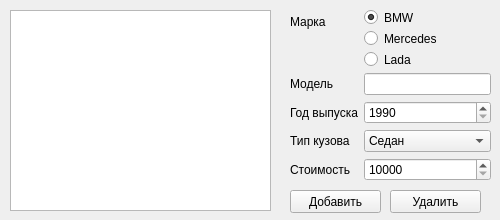
<?xml version="1.0" encoding="UTF-8"?>
<ui version="4.0">
 <class>MainWindow</class>
 <widget class="QMainWindow" name="MainWindow">
  <property name="geometry">
   <rect>
    <x>0</x>
    <y>0</y>
    <width>500</width>
    <height>220</height>
   </rect>
  </property>
  <property name="minimumSize">
   <size>
    <width>500</width>
    <height>220</height>
   </size>
  </property>
  <property name="maximumSize">
   <size>
    <width>500</width>
    <height>220</height>
   </size>
  </property>
  <property name="windowTitle">
   <string>MainWindow</string>
  </property>
  <widget class="QWidget" name="centralwidget">
   <widget class="QPushButton" name="addBtn">
    <property name="geometry">
     <rect>
      <x>290</x>
      <y>190</y>
      <width>91</width>
      <height>23</height>
     </rect>
    </property>
    <property name="text">
     <string>Добавить</string>
    </property>
   </widget>
   <widget class="QWidget" name="formLayoutWidget">
    <property name="geometry">
     <rect>
      <x>290</x>
      <y>10</y>
      <width>201</width>
      <height>171</height>
     </rect>
    </property>
    <layout class="QFormLayout" name="formLayout">
     <item row="0" column="0">
      <widget class="QLabel" name="label_2">
       <property name="text">
        <string>Марка</string>
       </property>
      </widget>
     </item>
     <item row="0" column="1">
      <layout class="QVBoxLayout" name="radio">
       <item>
        <widget class="QRadioButton" name="radioButton_2">
         <property name="text">
          <string>BMW</string>
         </property>
         <property name="checked">
          <bool>true</bool>
         </property>
        </widget>
       </item>
       <item>
        <widget class="QRadioButton" name="radioButton_3">
         <property name="text">
          <string>Mercedes</string>
         </property>
         <property name="checked">
          <bool>false</bool>
         </property>
        </widget>
       </item>
       <item>
        <widget class="QRadioButton" name="radioButton">
         <property name="text">
          <string>Lada</string>
         </property>
        </widget>
       </item>
      </layout>
     </item>
     <item row="1" column="0">
      <widget class="QLabel" name="label_6">
       <property name="text">
        <string>Модель</string>
       </property>
      </widget>
     </item>
     <item row="1" column="1">
      <widget class="QLineEdit" name="model"/>
     </item>
     <item row="2" column="0">
      <widget class="QLabel" name="label_3">
       <property name="text">
        <string>Год выпуска</string>
       </property>
      </widget>
     </item>
     <item row="2" column="1">
      <widget class="QSpinBox" name="year">
       <property name="minimum">
        <number>1990</number>
       </property>
       <property name="maximum">
        <number>2021</number>
       </property>
      </widget>
     </item>
     <item row="3" column="0">
      <widget class="QLabel" name="label_4">
       <property name="text">
        <string>Тип кузова</string>
       </property>
      </widget>
     </item>
     <item row="3" column="1">
      <widget class="QComboBox" name="body_type">
       <item>
        <property name="text">
         <string>Седан</string>
        </property>
       </item>
       <item>
        <property name="text">
         <string>Внедорожник</string>
        </property>
       </item>
       <item>
        <property name="text">
         <string>Купе</string>
        </property>
       </item>
       <item>
        <property name="text">
         <string>Универсал</string>
        </property>
       </item>
       <item>
        <property name="text">
         <string>Кабриолет</string>
        </property>
       </item>
       <item>
        <property name="text">
         <string>Лимузин</string>
        </property>
       </item>
      </widget>
     </item>
     <item row="4" column="0">
      <widget class="QLabel" name="label_5">
       <property name="text">
        <string>Стоимость</string>
       </property>
      </widget>
     </item>
     <item row="4" column="1">
      <widget class="QSpinBox" name="price">
       <property name="minimum">
        <number>10000</number>
       </property>
       <property name="maximum">
        <number>10000000</number>
       </property>
      </widget>
     </item>
    </layout>
   </widget>
   <widget class="QPushButton" name="delBtn">
    <property name="geometry">
     <rect>
      <x>390</x>
      <y>190</y>
      <width>91</width>
      <height>23</height>
     </rect>
    </property>
    <property name="text">
     <string>Удалить</string>
    </property>
   </widget>
   <widget class="QListWidget" name="myList">
    <property name="geometry">
     <rect>
      <x>10</x>
      <y>10</y>
      <width>261</width>
      <height>201</height>
     </rect>
    </property>
   </widget>
  </widget>
 </widget>
 <resources/>
 <connections/>
</ui>
